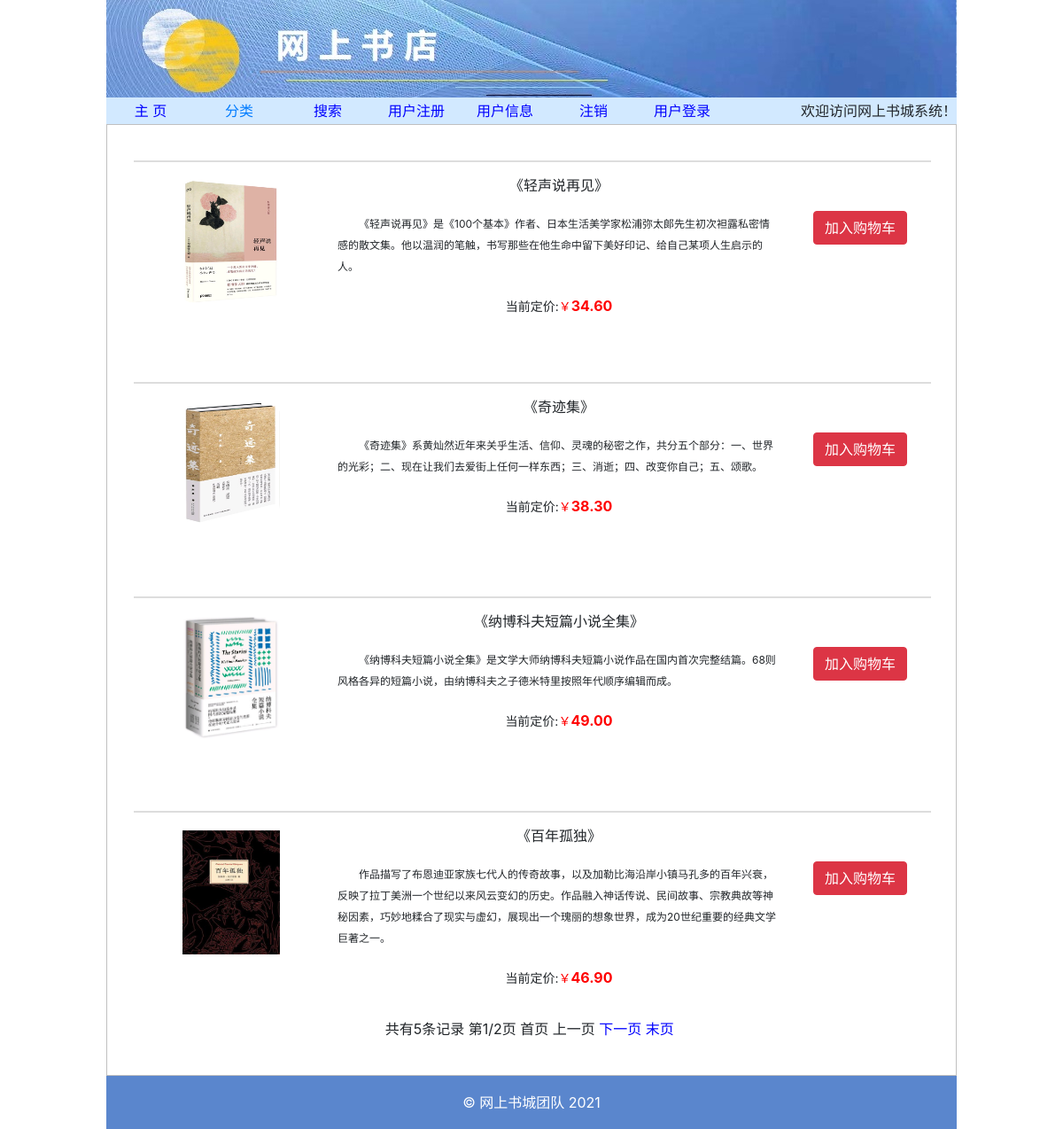
The page /products.php?CategoryId=1 on the database its author committed.
### tables this page shows
CREATE TABLE `product`  (
  `ProductId` int(11) NOT NULL,
  `CategoryId` int(11) NOT NULL,
  `Name` varchar(80) NOT NULL,
  `Descn` varchar(255) NOT NULL,
  `Image` varchar(80) NOT NULL,
  `ListPrice` decimal(8, 2) NULL DEFAULT NULL,
  PRIMARY KEY (`ProductId`) USING BTREE
);

### products.php (the view, shortened to what this page needs)
<!DOCTYPE html>
<html lang="zh">
<head>
	<link href="css/bootstrap-4.6.0-dist/css/bootstrap.css" rel="stylesheet">
	<link rel="stylesheet" href="css/products.css">
</head>
<body>
				<?php
				require("Conn.php");
				$result = $db->query("select * from category");
				?>
	<?php
	$CategoryId=$_GET["CategoryId"];
	$id = $_SESSION['CategoryId']=$CategoryId;
	if(isset($CategoryId)){
		if(isset($_GET['page']) && (int)$_GET['page']>0)
		      $page=$_GET['page'];
		else
		      $page=1;
		$pageSize=4;
		require("Conn.php");
		$sql="select * from product where CategoryId=$CategoryId";
		$result=mysqli_query($db,$sql);
		$recordCount=mysqli_num_rows($result);
		$pageCount=ceil($recordCount/$pageSize);
		$result=mysqli_query($db, "Select * from product where CategoryId=$CategoryId limit ". ($page-1)*$pageSize.",".$pageSize);
	}
	?>
	<?php
	while($row=mysqli_fetch_array($result)){
	?>
		<div class="media">
			<div class="media_zt">
				<div class="img">
				<a href="bookPage.php?name=<?=$row['Name']?>"><img src="images/<?=$row['Image']?>" alt=""></a>
				</div>
				<div class="jianJie">
					<p class="p_sm">《<?=$row['Name']?>》</p>
					<p class="p_jj"><?=$row['Descn']?></p>
					<a>当前定价:</a><span>￥<b><?=$row['ListPrice']?></b></span>
				</div>
				<div class="gwc">
					<button class="btn btn-danger">加入购物车</button>
				</div>
			</div>
		</div>
	<?php
	}
	?>
	<tr>
		<td colspan="9">
	    共有<?=$recordCount?>条记录
		第<?=$page?>/<?=$pageCount?>页
		<?php
		if($page == 1)
			{
				echo  "首页  上一页 ";
			}
		else
			{
				echo "<a href='?CategoryId=".$id."&page=1'>首页</a>
				<a href='?CategoryId=".$id."&page=".($page-1)."'>上一页</a>";
			}
		if($page == $pageCount)
			{
				echo  " 下一页  末页 ";
			}
		else
			{
				echo "<a href='?CategoryId=".$id."&page=".($page+1)."'> 下一页</a>
			    <a href='?CategoryId=".$id."&page=$pageCount'>末页</a>";
			}
		?>
		</td>
	</tr>
</body>
</html>

### css/products.css (style rules this page uses)
.media { width: 900px; margin-left: 30px; margin-top: 40px; }
.media_zt { border-top: 2px solid #ddd; width: 900px; float: left; margin-bottom: 20px; }
.media img { width: 110px; height: 140px; }
.media .img { float: left; width: 200px; margin: 10px; padding: 10px; }
.media .jianJie { float: left; width: 500px; margin: 10px; line-height: 2.0; }
.media .jianJie .p_jj { font-size: 12px; text-align: left; text-indent: 2em; }
.media .jianJie span { font-size: 14px; color: red; }
.media .jianJie a { font-size: 14px; }
.media .jianJie b { font-size: 16px; }
.media .gwc { float: left; width: 140px; height: 130px; margin: 10px; }
.media .gwc button { margin-top: 45px; }

### css/Style.css (style rules this page uses)
body, header, nav, ul, li, main, footer { margin: 0; list-style-type: none; }
header { width: 960px; height: 110px; background-image: url('../images/banner.jpg'); margin: 0px auto; }
nav { width: 960px; height: 30px; background-color: #D2E9FF; margin: 0px auto; text-align: right; }
nav ul { list-style-type: none; margin-left: -40px; }
nav ul li { width: 100px; height: 30px; line-height: 30px; text-align: center; float: left; }
nav a { display: block; width: 100px; text-decoration: none; }
main { width: 960px; margin: 0px auto; text-align: center; border: 1px solid silver; padding-bottom: 40px; }
footer { width: 960px; height: 60px; background-image: url('../images/footer.jpg'); margin: 0px auto; line-height: 60px; text-align: center; color: white; }
#welcome { line-height: 30px; }
a:link { text-decoration: none; color: blue; }
main { position: relative; width: 960px; margin: 0px auto; text-align: center; border: 1px solid silver; padding-bottom: 40px; }

### rows shown on the page
product: Image (picture), Name "轻声说再见", Descn "《轻声说再见》是《100个基本》作者、日本生活美学家松浦弥太郎先生初次袒露私密情感的散文集。他以温润的笔触，书写那些在他生命中留下美好印记、给自己某项人生启示的人。", ListPrice "34.60"
product: Image (picture), Name "奇迹集", Descn "《奇迹集》系黄灿然近年来关乎生活、信仰、灵魂的秘密之作，共分五个部分：一、世界的光彩；二、现在让我们去爱街上任何一样东西；三、消逝；四、改变你自己；五、颂歌。", ListPrice "38.30"
product: Image (picture), Name "纳博科夫短篇小说全集", Descn "《纳博科夫短篇小说全集》是文学大师纳博科夫短篇小说作品在国内首次完整结篇。68则风格各异的短篇小说，由纳博科夫之子德米特里按照年代顺序编辑而成。", ListPrice "49.00"
product: Image (picture), Name "百年孤独", Descn "作品描写了布恩迪亚家族七代人的传奇故事，以及加勒比海沿岸小镇马孔多的百年兴衰，反映了拉丁美洲一个世纪以来风云变幻的历史。作品融入神话传说、民间故事、宗教典故等神秘因素，巧妙地糅合了现实与虚幻，展现出一个瑰丽的想象世界，成为20世纪重要的经典文学巨著之一。", ListPrice "46.90"

### other values the page prints
$recordCount "5"
$page "1"
$pageCount "2"
